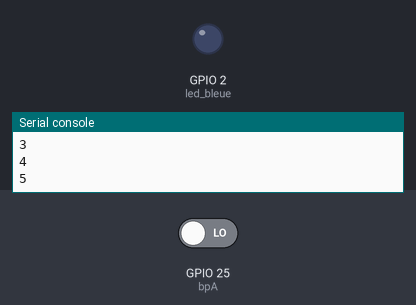
This program was run on a simulated ESP32 board running MicroPython. Shown: output pins drawn as LEDs (lit = HIGH), the last lines printed to the serial console. Inputs (shaded band) come from the test bench; at power-on: GPIO 25 (bpA) LOW.

Above: at 1.2 s.
1.3 s: GPIO 25 (bpA) driven HIGH
At 2.5 s:
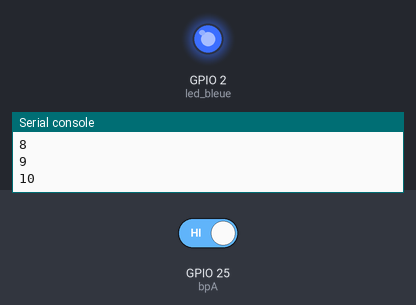
Timing chart, 0 to 4.3 s (numbered marks = the images above; inputs shaded):
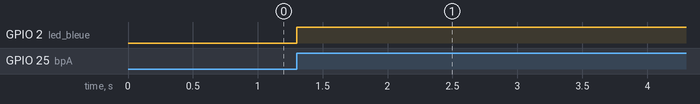

Measured:
- after the input at 1.3 s, GPIO 2 (led_bleue): LOW → HIGH at once

The program:

interruption1.py
```python
from machine import Pin
from time import sleep

# le parametre pin est fourni par la methode irq lors de l'appel
# ce parametre est la pin qui cause l'interruption
def gestion_interrupt(pin):                  # fonction d'interruption
    led_bleue.value(not led_bleue.value())   # bascule l'etat de LED bleue
    print('Interruption causee par :', pin)  # affiche la pin en cause

bpA = Pin(25, Pin.IN)
led_bleue = Pin(2, Pin.OUT)

# configure l'interruption sur le front montant de bpA,
# et renvoie vers la fonction gestion_interrupt pour son traitement
bpA.irq(trigger=Pin.IRQ_RISING, handler = gestion_interrupt)

compt = 0
while True:                 # boucle principale qui compte les 0.25 s
    compt = compt + 1
    print(compt)
    sleep(0.25)
```
